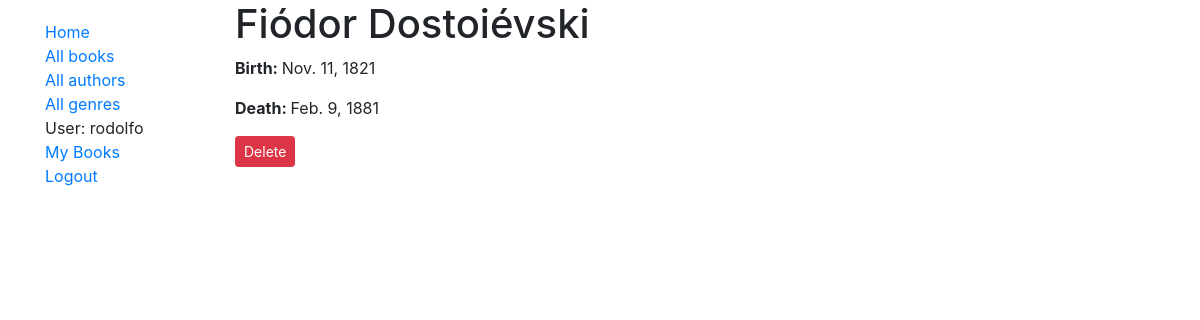
Screenshot of /catalog/author/10 (signed in) with the database file from the repository.
### catalog/models.py (models this page shows, shortened)
class Author(models.Model):
    first_name = models.CharField(max_length=100)
    last_name = models.CharField(max_length=100)
    date_of_birth = models.DateField(null=True, blank=True)
    date_of_death = models.DateField('Date of Death', null=True, blank=True)
    class Meta:
        ordering = ['last_name', 'first_name']
    def get_delete_url(self):
        return reverse('author_delete', args=[str(self.id)])

### catalog/views.py (the view)
# urls.py: path('author/<str:pk>', views.AuthorDetailView.as_view(), name='author-detail'),
class AuthorDetailView(PermissionRequiredMixin, LoginRequiredMixin, generic.DetailView):
    permission_required = 'catalog.view_author'
    model = Author

### catalog/templates/catalog/author_detail.html
{% extends "base_generic.html" %}
{% block content %}
  <h1>{{ author.first_name }} {{ author.last_name }}</h1>
  <p><strong>Birth: </strong>{{ author.date_of_birth }}</p>
  <p><strong>Death: </strong>{{ author.date_of_death }}</p>
  <a class="btn btn-sm btn-danger" href="{{ author.get_delete_url }}">Delete</a>
{% endblock %}

### catalog/templates/base_generic.html (shortened to what this page needs)
<!doctype html>
<html lang="en">
  <head>
    <link rel="stylesheet" href="https://stackpath.bootstrapcdn.com/bootstrap/4.3.1/css/bootstrap.min.css">
    {% load static %}
    <link rel="stylesheet" href="{% static 'css/styles.css' %}">
  </head>
  <body>
    <section class="container">
      <div class="row">
        <div class="col-sm-2">
        {% block sidebar %}
          <ul class="sidebar-nav">
            <li><a href="{% url 'index' %}">Home</a></li>
            <li><a href="{% url 'books' %}">All books</a></li>
            <li><a href="{% url 'authors' %}">All authors</a></li>
            <li><a href="{% url 'genres' %}">All genres</a></li>
            {% if user.is_authenticated %}
              <li>User: {{ user.get_username }}</li>
              <li><a href="{% url 'my-owned' %}">My Books</a></li>
              <li><a href="{% url 'logout'%}?next={{request.path}}">Logout</a></li>
            {% else %}
              <li><a href="{% url 'login'%}?next={{request.path}}">Login</a></li>
            {% endif %}
          </ul>
        {% endblock %}
        </div>
        <div class="col-sm-10">{% block content %}{% endblock %}</div>
      </div>
    </section>
  </body>
</html>

### catalog/static/css/styles.css (style rules this page uses)
.sidebar-nav { margin-top: 20px; padding: 0; list-style: none; }

### rows the page displays
Author: first_name "Fiódor", last_name "Dostoiévski", date_of_birth "Nov. 11, 1821", date_of_death "Feb. 9, 1881"

### other values shown
{{ user.get_username }} "rodolfo"
